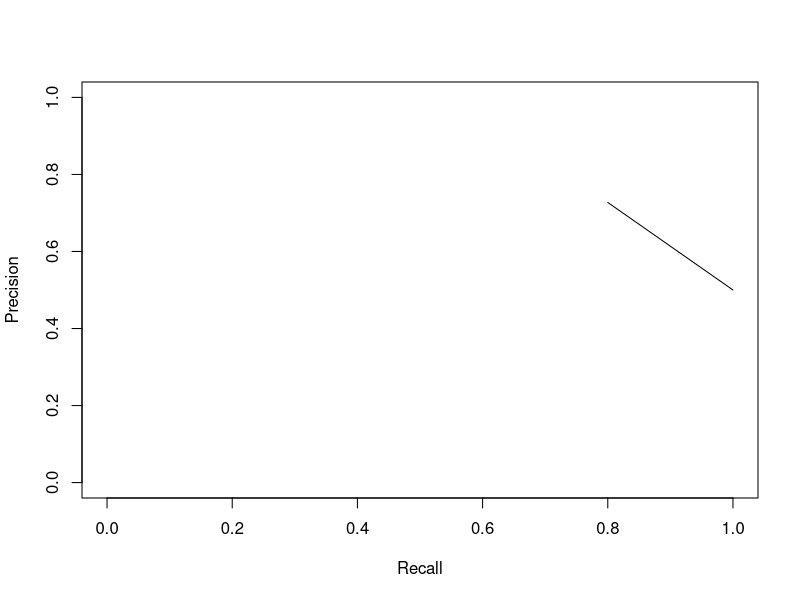
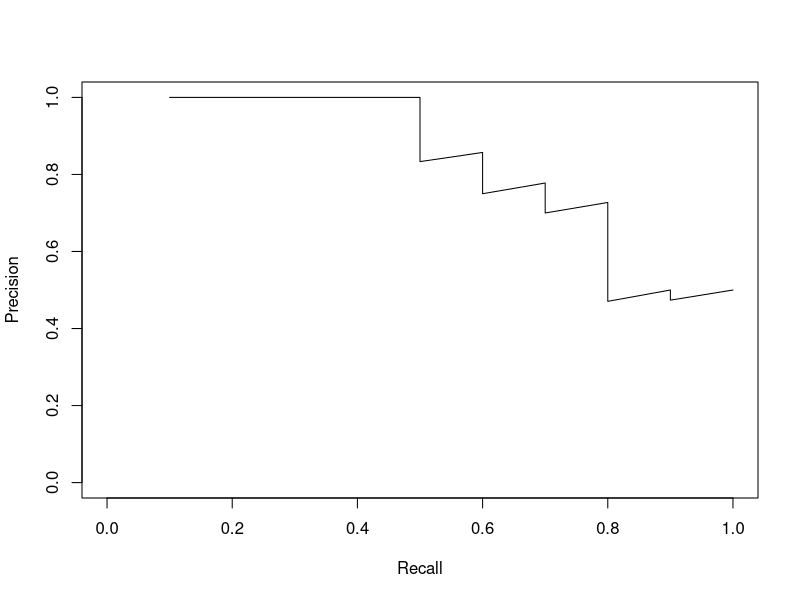
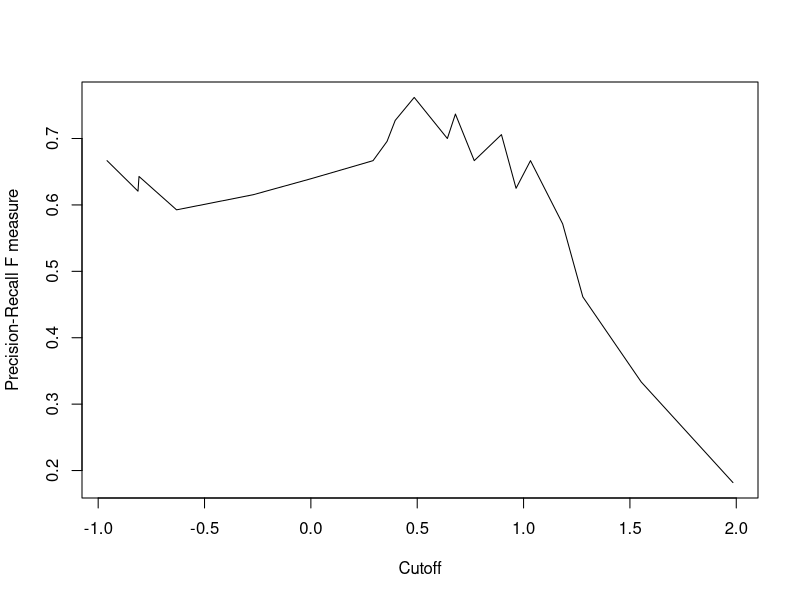
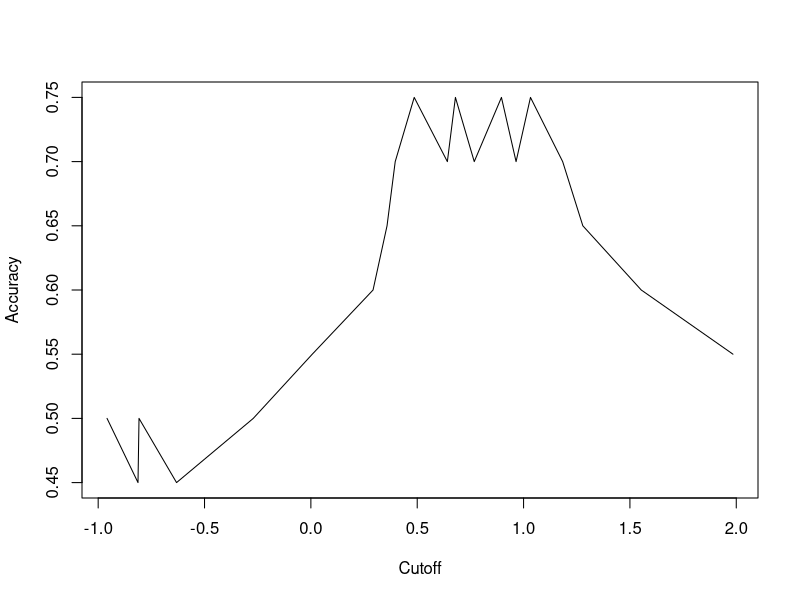

Write the R code that produced these figures, in order.
setwd("/Users/ayacha/Desktop/cs584-assignment2")

data<-read.table("iris.dataCopy.txt", sep=',')

dim(data)

test_idx <- seq(41, 60)
testingSet <- data[test_idx,]
trainingSet <- data[-test_idx,]


x = trainingSet[1]
xtest = testingSet[1]
y = trainingSet[5]
ytest = testingSet[5]


sss = unique(y)

m1=sum(y=='Iris-setosa')
#####x
muu1 = aggregate(trainingSet[1], by=list(trainingSet$V5=='Iris-setosa'), sum)
mu1 = (1/m1)* muu1[2,2]
siig1 = aggregate((trainingSet[1]-mu1)^2, by=list(trainingSet$V5=='Iris-setosa'), sum)
sig1 =(1/m1)* siig1[2,2]

m2=sum(y=='Iris-versicolor')
muu2 = aggregate(trainingSet[1], by=list(trainingSet$V5=='Iris-versicolor'), sum)
mu2 = (1/m2)* muu2[2,2]
siig2 = aggregate((trainingSet[1]-mu1)^2, by=list(trainingSet$V5=='Iris-versicolor'), sum)
sig2 =(1/m2)* siig2[2,2]


#Fitting model

testYpredictions1 = (1/sig1)* exp(-0.5* ((xtest-mu1)^2) / (sig1^2))

#Training error
trainYpredictions1 = (1/sig1)* exp(-0.5* ((x-mu1)^2) / (sig1^2))


testYpredictions2 = (1/sig2)* exp(-0.5* ((xtest-mu2)^2) / (sig2^2))

#Training error
trainYpredictions2 = (1/sig2)* exp(-0.5* ((x-mu2)^2) / (sig2^2))


yhat1 <- ifelse(testYpredictions1 > testYpredictions2, "Iris-setosa", "Iris-versicolor")

confusionMatrix=table(yhat1, testingSet$V5)
confusionMatrix






#install.packages("ROCR")
require(ROCR)

ytest = ifelse(ytest=="Iris-setosa", 1, 2)

yhat1 = ifelse(yhat1=="Iris-setosa", 1, 2)



# precision-recall curves
pred <- prediction(yhat1[,1],ytest)
perf <- performance(pred, "prec","rec")
plot(perf, xlim = c(0,1), ylim = c(0,1))

# add some noise to make more reallistic
pred <- prediction(yhat1[,1]-2*runif(nrow(yhat1)),ytest)
perf <- performance(pred, "prec","rec")
plot(perf, xlim = c(0,1), ylim = c(0,1))

# fmeasure
fmeasure <- performance(pred,"f")
plot(fmeasure)

# accuracy
accuracy <- performance(pred,"acc") 
plot(accuracy)

# AUC
auc.tmp <- performance(pred,"auc");
auc <- as.numeric(auc.tmp@y.values)
auc

# RMSE
rmse.tmp <- performance(pred,"rmse");
rmse <- as.numeric(rmse.tmp@y.values)
rmse
